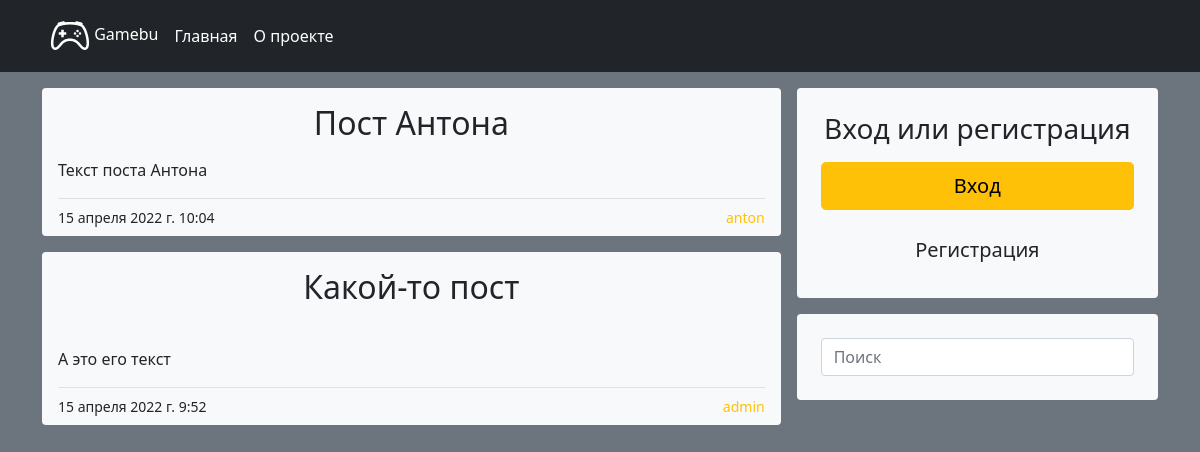
The page / on the database its author committed.
### main/models.py (models this page shows, shortened)
class Post(models.Model):
    title = models.CharField('Title', max_length=30)
    slug = models.SlugField('Slug', max_length=35)
    text = models.TextField('Text', max_length=10000, null=True, blank=True)
    image = models.ImageField('Image', upload_to='main', null=True, blank=True)
    author = models.ForeignKey(User, on_delete=CASCADE)
    publish_date = models.DateTimeField('Publish time', auto_now=True)

class User(AbstractBaseUser, PermissionsMixin):
    username = models.CharField(
        'Username',
        max_length=20,
        db_index=True,
        unique=True
    )
    email = models.EmailField(
        'Email',
        max_length=50,
        unique=True,
        blank=True,
        null=True
    )
    slug = models.SlugField(
        'Slug',
        max_length=25,
        blank=True,
        null=True
    )
    b_date = models.DateField(
        'Birthday',
        blank=True,
        null=True,
    )
    user_from = models.TextField(
        'User from',
        blank=True,
        null=True,
    )
    user_sex = models.ForeignKey(
        'Sex',
        on_delete=PROTECT,
        blank=True,
        null=True,
    )
    is_staff = models.BooleanField(default=False)
    is_active = models.BooleanField(default=True)
    date_joined = models.DateTimeField(auto_now=True)
    USERNAME_FIELD = 'username'
    REQUIRED_FIELDS = ['email', 'slug']
    objects = UserManager()

### main/views.py (the view)
# urls.py: path('', Index.as_view(), name='index'),
class Index(UserDataMixin, ListView):
    model = Post
    template_name = 'main/index.html'
    context_object_name = 'posts'
    logger = logging.getLogger('main_base')
    linecache = False
    def get_queryset(self):
        self.logger.info('Get posts from db', extra=super().get_user_data())
        return Post.objects.all().order_by('-publish_date')
    def get_context_data(self, *, object_list=None, **kwargs):
        context = super().get_context_data()
        context['title'] = 'Главная'
        return context

### main/utils.py (called while the page is built)
    def get_user_data(self):
        user_data ={
            'username': self.request.user,
            'ip': self.request.META['REMOTE_ADDR'],
            'path': self.request.path,
        }
        if self.request.method == 'POST':
            user_data['POST'] = self.request.POST
        return user_data

### main/templates/main/index.html (shortened to what this page needs)
{% extends 'main/base.html' %}
{%  block content %}
<div class="container" >
    <div class="row g-3">
        <div class="col-md-8">
            {% if posts %}
            {% for post in posts %}
                <div class="blog-post p-3 bg-light rounded mb-3 pb-2">
                    <h2 class="blog-post-title text-center pb-3 m-0">
                        <a href="{% url 'main:show_post' post.slug %}" class="text-reset text-decoration-none">
                            {{ post.title|capfirst }}
                        </a>
                    </h2>
                    <div class="w-100 small d-flex justify-content-between border-top pt-2">
                        <p class="blog-post-meta mb-0">{{ post.publish_date }}</p>
                        <a href="{% url 'main:user' post.author.slug %}" class="text-warning text-decoration-none">
                            {{ post.author.username }}
                        </a>
                    </div>
                </div>
            {% endfor %}
            {% else %}
            <h1 class="text-center">Здесь ещё нет постов, самое время их создать!</h1>
            {% endif %}
        </div>
        <div class="col-md-4 mt-3">
            <div class="position-sticky" style="top: 16px;">
                {% if not request.user.is_authenticated %}
                <div class="p-4 bg-light rounded">
                        <h3 class="mb-3 fw-normal text-center rounded">Вход или регистрация</h3>
                        <a href="{% url 'main:login' %}">
                            <button class="w-100 btn btn-lg btn-warning mb-3" type="button">Вход</button>
                        </a>
                        <a href="{% url 'main:register' %}">
                            <button class="w-100 btn btn-lg" type="button">Регистрация</button>
                        </a>
                </div>
                {% endif %}
                <form class="p-4 fw-normal bg-light mt-3 rounded" action="{% url 'main:search' %}" method="get">
                    <input type="text" name='q' autocomplete="off" class="form-control form-control-dark" placeholder="Поиск" aria-label="Search">
                </form>
            </div>
        </div>
    </div>
</div>
{% endblock content %}

### rows shown on the page
Post: title "Пост Антона", text "Текст поста Антона", publish_date "15 апреля 2022 г. 10:04", author.username "anton"
Post: title "Какой-то пост", text "А это его текст", publish_date "15 апреля 2022 г. 9:52", author.username "admin"
